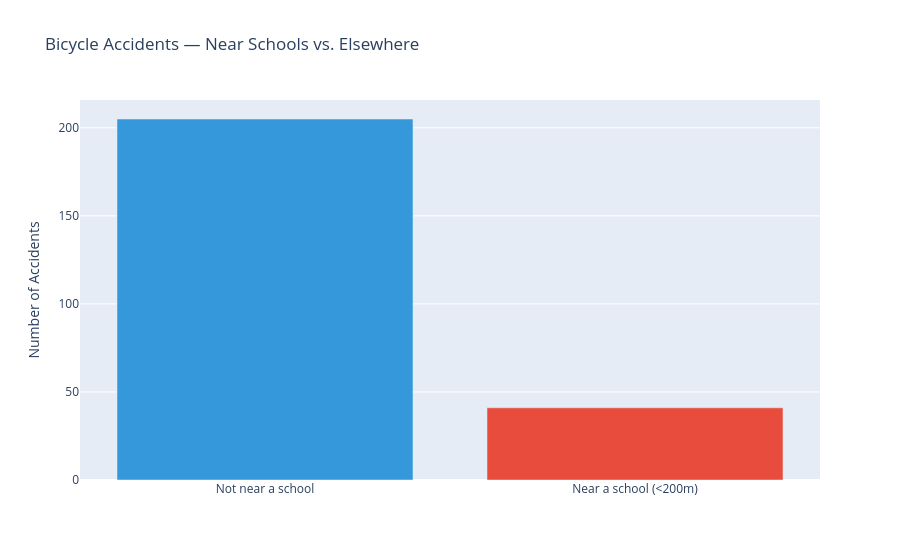
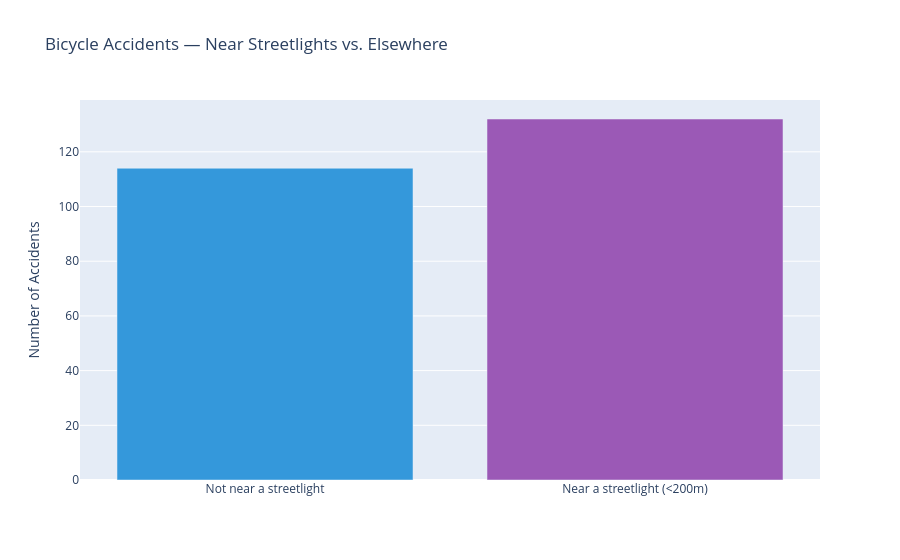
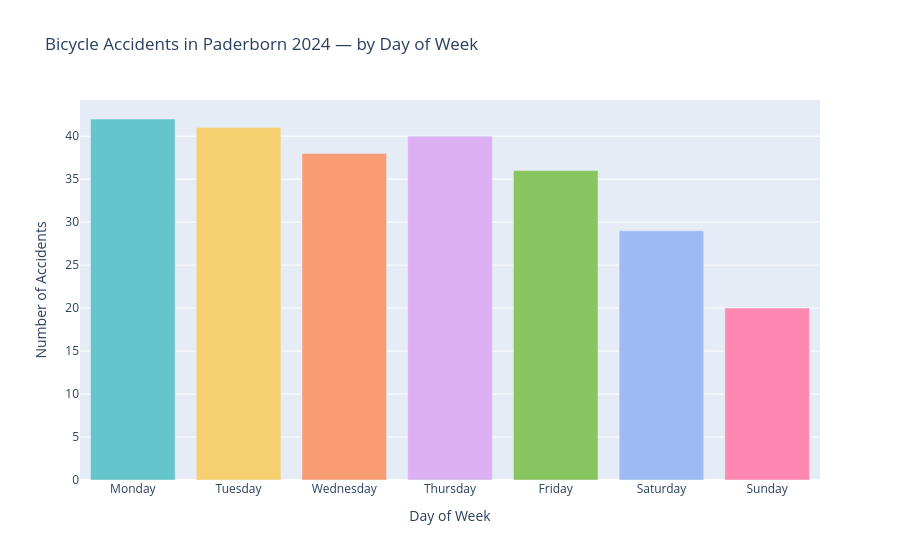

Here is the notebook cell these charts were saved with, in order:
### Markdown cell above
Supporting charts:

Static bar charts breaking down accidents by school proximity, hour of day, 
weekday, and severity — used to support the findings in the conclusion.

### Code cell
import plotly.express as px

by_school = bike_acci.groupby("near_school").size().reset_index(name="count")
by_school["near_school"] = by_school["near_school"].map({
    True:  "Near a school (<200m)",
    False: "Not near a school"
})

fig_school = px.bar(
    by_school,
    x="near_school",
    y="count",
    labels={"near_school": "", "count": "Number of Accidents"},
    title="Bicycle Accidents — Near Schools vs. Elsewhere",
    color="near_school",
    color_discrete_map={
        "Near a school (<200m)": "#e74c3c",
        "Not near a school":     "#3498db"
    }
)
fig_school.update_layout(showlegend=False)
fig_school.show()


by_light = bike_acci.groupby("near_light").size().reset_index(name="count")
by_light["near_light"] = by_light["near_light"].map({
    True:  "Near a streetlight (<200m)",
    False: "Not near a streetlight"
})

fig_light = px.bar(
    by_light,
    x="near_light",
    y="count",
    labels={"near_light": "", "count": "Number of Accidents"},
    title="Bicycle Accidents — Near Streetlights vs. Elsewhere",
    color="near_light",
    color_discrete_map={
        "Near a streetlight (<200m)": "#9b59b6",
        "Not near a streetlight":     "#3498db"
    }
)
fig_light.update_layout(showlegend=False)
fig_light.show()


weekday_order = ["Monday", "Tuesday", "Wednesday", "Thursday", "Friday", "Saturday", "Sunday"]
by_day = bike_acci.groupby("weekday").size().reset_index(name="count")
by_day["weekday"] = pd.Categorical(by_day["weekday"], categories=weekday_order, ordered=True)
by_day = by_day.sort_values("weekday")
fig_day = px.bar(
    by_day, x="weekday", y="count",
    labels={"weekday": "Day of Week", "count": "Number of Accidents"},
    title="Bicycle Accidents in Paderborn 2024 — by Day of Week",
    color="weekday",
    color_discrete_sequence=px.colors.qualitative.Pastel
)
fig_day.update_layout(showlegend=False)
fig_day.show()

### Figure 1 — Plotly figure (JSON) as saved in the notebook; plotly's stock layout.template omitted (floating-point values rounded to 4 significant figures)
{"data": [{"hovertemplate": "=%{x}<br>Number of Accidents=%{y}<extra></extra>", "legendgroup": "Not near a school", "marker": {"color": "#3498db", "pattern": {"shape": ""}}, "name": "Not near a school", "orientation": "v", "showlegend": true, "textposition": "auto", "type": "bar", "x": ["Not near a school"], "xaxis": "x", "y": [205], "yaxis": "y"}, {"hovertemplate": "=%{x}<br>Number of Accidents=%{y}<extra></extra>", "legendgroup": "Near a school (<200m)", "marker": {"color": "#e74c3c", "pattern": {"shape": ""}}, "name": "Near a school (<200m)", "orientation": "v", "showlegend": true, "textposition": "auto", "type": "bar", "x": ["Near a school (<200m)"], "xaxis": "x", "y": [41], "yaxis": "y"}], "layout": {"barmode": "relative", "legend": {"title": {"text": ""}, "tracegroupgap": 0}, "showlegend": false, "title": {"text": "Bicycle Accidents — Near Schools vs. Elsewhere"}, "xaxis": {"anchor": "y", "categoryarray": ["Not near a school", "Near a school (<200m)"], "categoryorder": "array", "domain": [0, 1], "title": {"text": ""}}, "yaxis": {"anchor": "x", "domain": [0, 1], "title": {"text": "Number of Accidents"}}}}

### Figure 2 — Plotly figure (JSON) as saved in the notebook; plotly's stock layout.template omitted (floating-point values rounded to 4 significant figures)
{"data": [{"hovertemplate": "=%{x}<br>Number of Accidents=%{y}<extra></extra>", "legendgroup": "Not near a streetlight", "marker": {"color": "#3498db", "pattern": {"shape": ""}}, "name": "Not near a streetlight", "orientation": "v", "showlegend": true, "textposition": "auto", "type": "bar", "x": ["Not near a streetlight"], "xaxis": "x", "y": [114], "yaxis": "y"}, {"hovertemplate": "=%{x}<br>Number of Accidents=%{y}<extra></extra>", "legendgroup": "Near a streetlight (<200m)", "marker": {"color": "#9b59b6", "pattern": {"shape": ""}}, "name": "Near a streetlight (<200m)", "orientation": "v", "showlegend": true, "textposition": "auto", "type": "bar", "x": ["Near a streetlight (<200m)"], "xaxis": "x", "y": [132], "yaxis": "y"}], "layout": {"barmode": "relative", "legend": {"title": {"text": ""}, "tracegroupgap": 0}, "showlegend": false, "title": {"text": "Bicycle Accidents — Near Streetlights vs. Elsewhere"}, "xaxis": {"anchor": "y", "categoryarray": ["Not near a streetlight", "Near a streetlight (<200m)"], "categoryorder": "array", "domain": [0, 1], "title": {"text": ""}}, "yaxis": {"anchor": "x", "domain": [0, 1], "title": {"text": "Number of Accidents"}}}}

### Figure 3 — Plotly figure (JSON) as saved in the notebook; plotly's stock layout.template omitted (floating-point values rounded to 4 significant figures)
{"data": [{"hovertemplate": "Day of Week=%{x}<br>Number of Accidents=%{y}<extra></extra>", "legendgroup": "Monday", "marker": {"color": "rgb(102, 197, 204)", "pattern": {"shape": ""}}, "name": "Monday", "orientation": "v", "showlegend": true, "textposition": "auto", "type": "bar", "x": ["Monday"], "xaxis": "x", "y": [42], "yaxis": "y"}, {"hovertemplate": "Day of Week=%{x}<br>Number of Accidents=%{y}<extra></extra>", "legendgroup": "Tuesday", "marker": {"color": "rgb(246, 207, 113)", "pattern": {"shape": ""}}, "name": "Tuesday", "orientation": "v", "showlegend": true, "textposition": "auto", "type": "bar", "x": ["Tuesday"], "xaxis": "x", "y": [41], "yaxis": "y"}, {"hovertemplate": "Day of Week=%{x}<br>Number of Accidents=%{y}<extra></extra>", "legendgroup": "Wednesday", "marker": {"color": "rgb(248, 156, 116)", "pattern": {"shape": ""}}, "name": "Wednesday", "orientation": "v", "showlegend": true, "textposition": "auto", "type": "bar", "x": ["Wednesday"], "xaxis": "x", "y": [38], "yaxis": "y"}, {"hovertemplate": "Day of Week=%{x}<br>Number of Accidents=%{y}<extra></extra>", "legendgroup": "Thursday", "marker": {"color": "rgb(220, 176, 242)", "pattern": {"shape": ""}}, "name": "Thursday", "orientation": "v", "showlegend": true, "textposition": "auto", "type": "bar", "x": ["Thursday"], "xaxis": "x", "y": [40], "yaxis": "y"}, {"hovertemplate": "Day of Week=%{x}<br>Number of Accidents=%{y}<extra></extra>", "legendgroup": "Friday", "marker": {"color": "rgb(135, 197, 95)", "pattern": {"shape": ""}}, "name": "Friday", "orientation": "v", "showlegend": true, "textposition": "auto", "type": "bar", "x": ["Friday"], "xaxis": "x", "y": [36], "yaxis": "y"}, {"hovertemplate": "Day of Week=%{x}<br>Number of Accidents=%{y}<extra></extra>", "legendgroup": "Saturday", "marker": {"color": "rgb(158, 185, 243)", "pattern": {"shape": ""}}, "name": "Saturday", "orientation": "v", "showlegend": true, "textposition": "auto", "type": "bar", "x": ["Saturday"], "xaxis": "x", "y": [29], "yaxis": "y"}, {"hovertemplate": "Day of Week=%{x}<br>Number of Accidents=%{y}<extra></extra>", "legendgroup": "Sunday", "marker": {"color": "rgb(254, 136, 177)", "pattern": {"shape": ""}}, "name": "Sunday", "orientation": "v", "showlegend": true, "textposition": "auto", "type": "bar", "x": ["Sunday"], "xaxis": "x", "y": [20], "yaxis": "y"}], "layout": {"barmode": "relative", "legend": {"title": {"text": "Day of Week"}, "tracegroupgap": 0}, "showlegend": false, "title": {"text": "Bicycle Accidents in Paderborn 2024 — by Day of Week"}, "xaxis": {"anchor": "y", "categoryarray": ["Monday", "Tuesday", "Wednesday", "Thursday", "Friday", "Saturday", "Sunday"], "categoryorder": "array", "domain": [0, 1], "title": {"text": "Day of Week"}}, "yaxis": {"anchor": "x", "domain": [0, 1], "title": {"text": "Number of Accidents"}}}}
